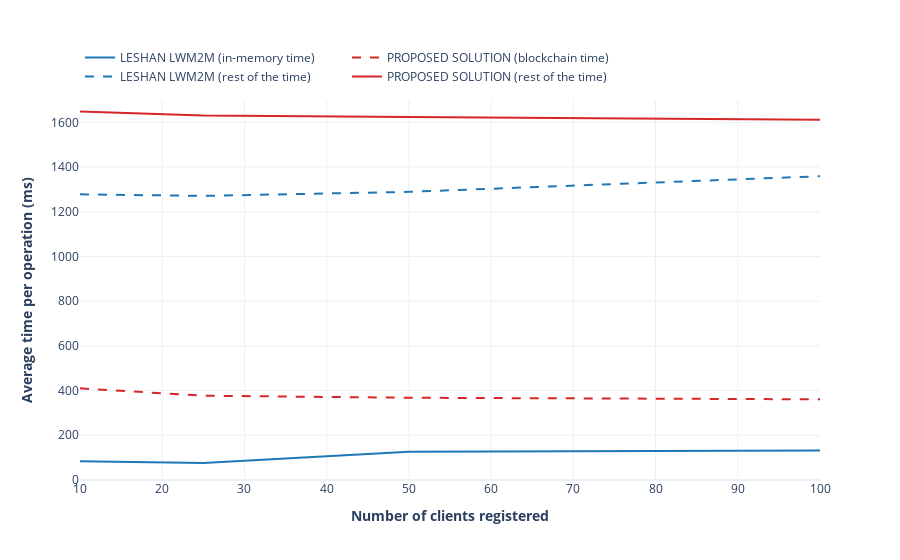

This figure's notebook cell:
### Markdown cell above
### Eclipse Leshan vs Proposed solution. Average registration process

### Code cell
json_store = [84, 76, 126, 132]
json_rest = [1278, 1271, 1289, 1359]
bc_store = [410, 377, 368, 361]
bc_rest = [1648, 1631, 1624, 1612]

leshanVsProposed(json_store, json_rest, bc_store, bc_rest)

### Figure 1 — Plotly figure (JSON) as saved in the notebook; plotly's stock layout.template omitted (floating-point values rounded to 4 significant figures)
{"data": [{"line": {"color": "#1f77b4"}, "mode": "lines", "name": "LESHAN LWM2M (in-memory time)", "type": "scatter", "x": [10, 25, 50, 100], "y": [84, 76, 126, 132]}, {"line": {"color": "#d62728", "dash": "dash"}, "mode": "lines", "name": "PROPOSED SOLUTION (blockchain time)", "type": "scatter", "x": [10, 25, 50, 100], "y": [410, 377, 368, 361]}, {"line": {"color": "#1f77b4", "dash": "dash"}, "mode": "lines", "name": "LESHAN LWM2M (rest of the time)", "type": "scatter", "x": [10, 25, 50, 100], "y": [1278, 1271, 1289, 1359]}, {"line": {"color": "#d62728"}, "mode": "lines", "name": "PROPOSED SOLUTION (rest of the time)", "type": "scatter", "x": [10, 25, 50, 100], "y": [1648, 1631, 1624, 1612]}], "layout": {"legend": {"orientation": "h", "y": 1.15}, "xaxis": {"dtick": 10, "range": [10, 100], "tick0": 10, "title": {"text": "<b>Number of clients registered</b>"}}, "yaxis": {"range": [0, 1700], "title": {"text": "<b>Average time per operation (ms)</b>"}}}}
